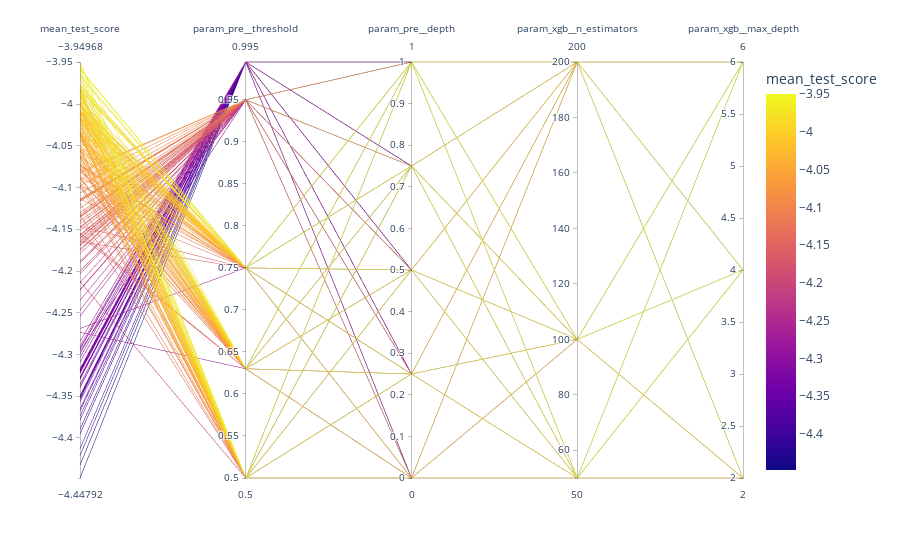

Source (notebook cell):
### Code cell
fig.show()

### Figure 1 — Plotly figure (JSON) as saved in the notebook; plotly's stock layout.template omitted (floating-point values rounded to 4 significant figures; data arrays with more than 128 entries replaced by an {"elided": "..."} marker saying what was removed)
{"data": [{"dimensions": [{"label": "mean_test_score", "values": {"elided": "225 float values"}}, {"label": "param_pre__threshold", "values": {"elided": "225 float values"}}, {"label": "param_pre__depth", "values": {"elided": "225 float values"}}, {"label": "param_xgb__n_estimators", "values": {"elided": "225 int values"}}, {"label": "param_xgb__max_depth", "values": {"elided": "225 int values"}}], "domain": {"x": [0, 1], "y": [0, 1]}, "line": {"color": {"elided": "225 float values"}, "coloraxis": "coloraxis"}, "name": "", "type": "parcoords"}], "layout": {"coloraxis": {"colorbar": {"title": {"text": "mean_test_score"}}, "colorscale": [[0, "#0d0887"], [0.1111, "#46039f"], [0.2222, "#7201a8"], [0.3333, "#9c179e"], [0.4444, "#bd3786"], [0.5556, "#d8576b"], [0.6667, "#ed7953"], [0.7778, "#fb9f3a"], [0.8889, "#fdca26"], [1, "#f0f921"]]}, "legend": {"tracegroupgap": 0}, "margin": {"t": 60}}}
